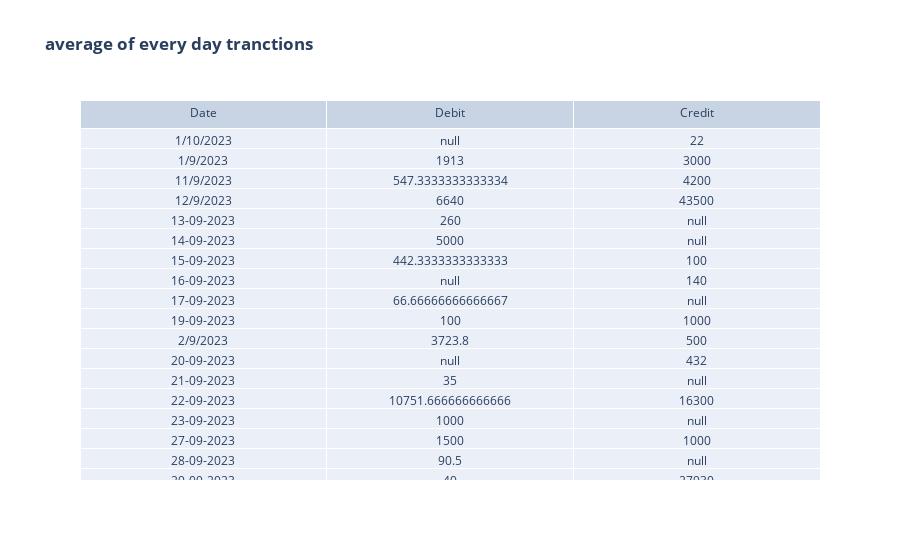

Notebook code for this chart:
### Code cell
#creating table chart
trace=go.Table(
header=dict(values=data2.columns),
cells=dict(
values=[data2['Date'],data2['Debit'],data2['Credit']]
)

)
layout=go.Layout(
title="<b>average of every day tranctions</b>"
)
figg=go.Figure(data=trace,layout=layout)
figg.show()
#plot(figg)

### Figure 1 — Plotly figure (JSON) as saved in the notebook; plotly's stock layout.template omitted (floating-point values rounded to 4 significant figures)
{"data": [{"cells": {"values": [["1/10/2023", "1/9/2023", "11/9/2023", "12/9/2023", "13-09-2023", "14-09-2023", "15-09-2023", "16-09-2023", "17-09-2023", "19-09-2023", "2/9/2023", "20-09-2023", "21-09-2023", "22-09-2023", "23-09-2023", "27-09-2023", "28-09-2023", "29-09-2023", "3/9/2023", "30-09-2023", "5/9/2023", "6/9/2023", "7/9/2023", "8/9/2023", "9/9/2023"], [null, 1913, 547.3, 6640, 260, 5000, 442.3, null, 66.67, 100, 3724.0, null, 35, 10750.0, 1000, 1500, 90.5, 40, 610, 1889.0, 3650, 8350, 30, 100, 160], [22, 3000, 4200, 43500, null, null, 100, 140, null, 1000, 500, 432, null, 16300, null, 1000, null, 27930, null, 1500, 3025, 5533.0, null, 500, null]]}, "header": {"values": ["Date", "Debit", "Credit"]}, "type": "table"}], "layout": {"title": {"text": "<b>average of every day tranctions</b>"}}}
